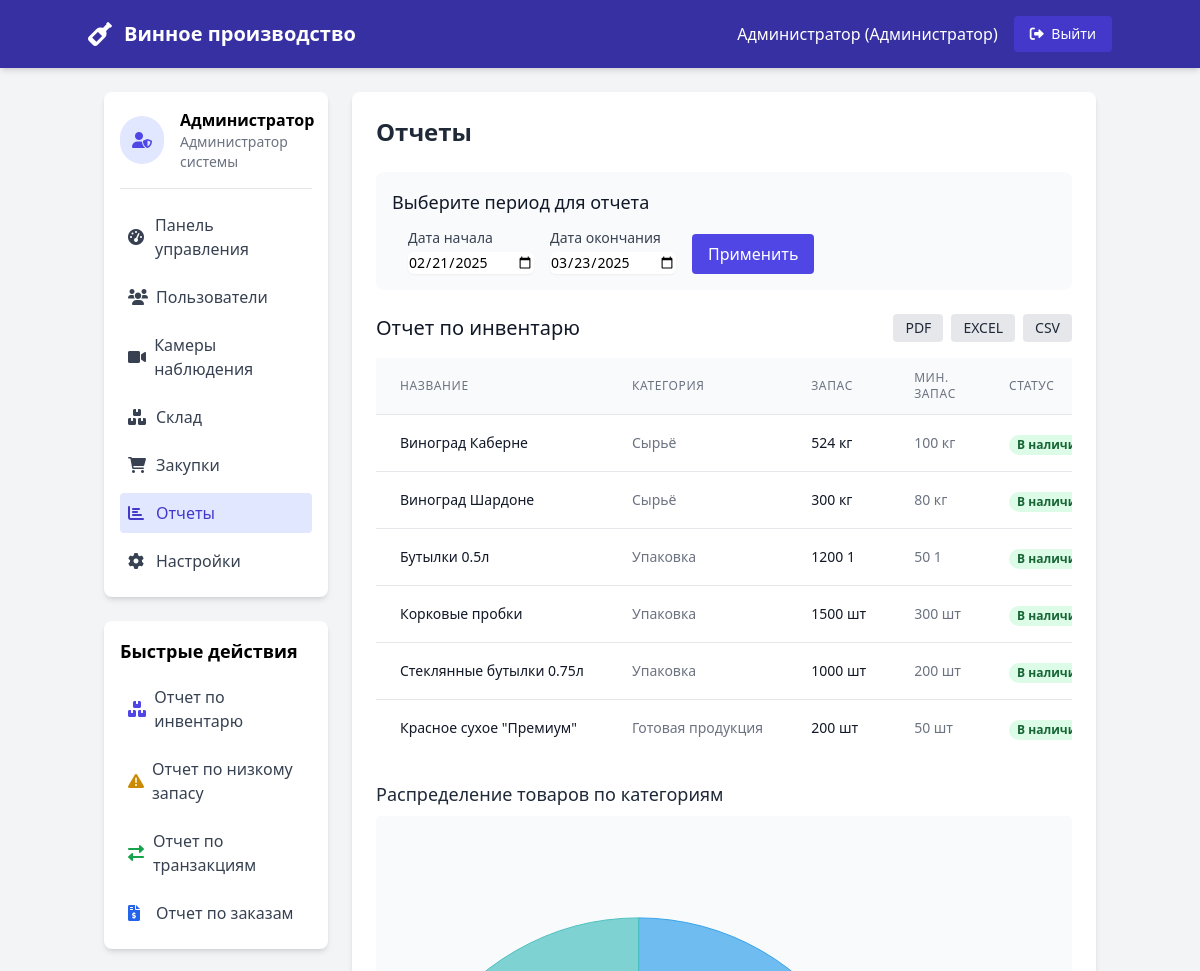
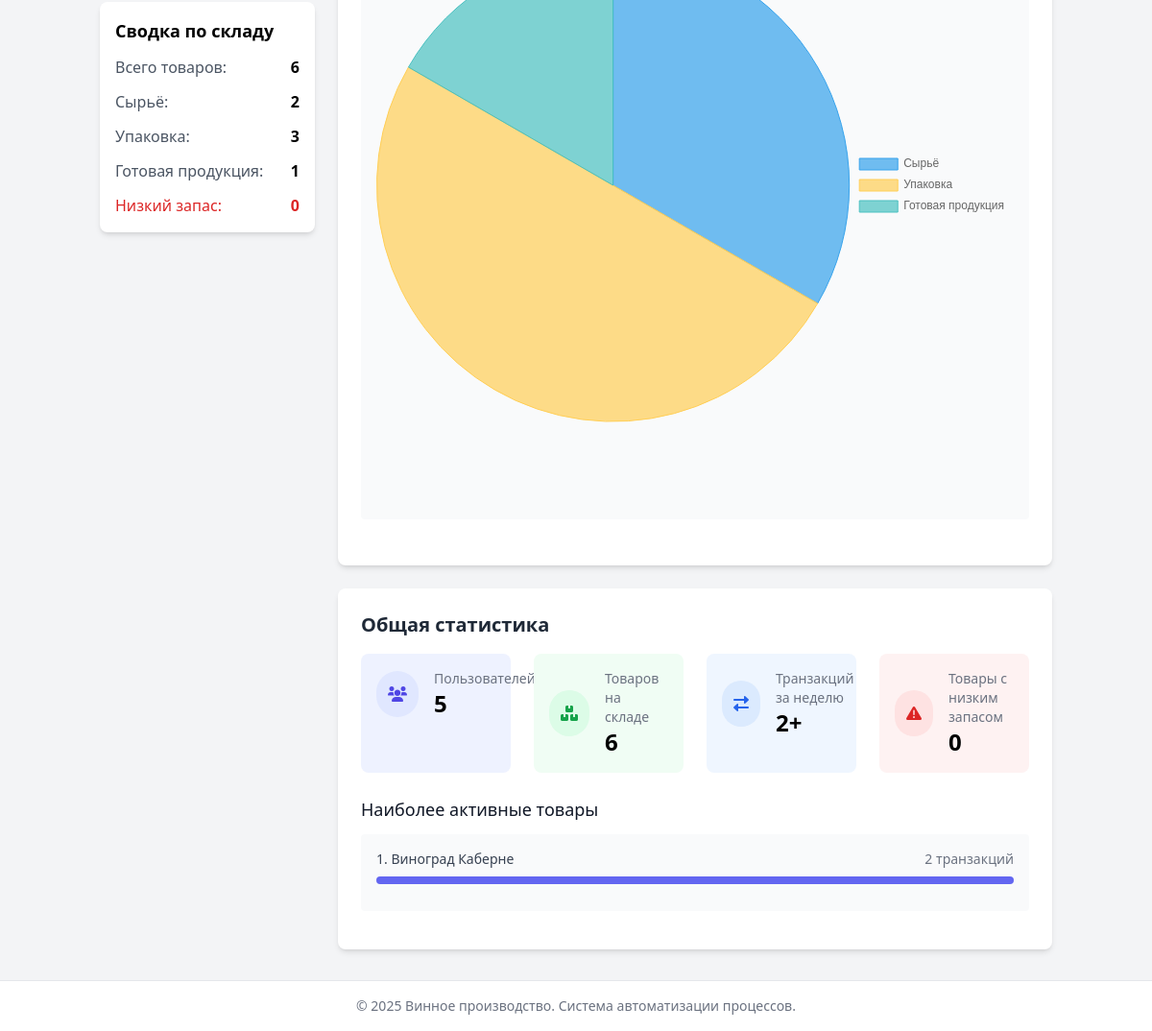
The app's page /views/admin/reports.php?report=inventory (signed in) with its own data (2 pictures, top to bottom).
### tables this page shows
CREATE TABLE `users` (
  `id` int(11) NOT NULL,
  `username` varchar(50) NOT NULL,
  `password` varchar(255) NOT NULL,
  `role` enum('admin','warehouse','purchasing','supplier') NOT NULL,
  `name` varchar(100) NOT NULL,
  `email` varchar(100) NOT NULL,
  `created_at` timestamp NOT NULL DEFAULT current_timestamp()
);

CREATE TABLE `products` (
  `id` int(11) NOT NULL,
  `name` varchar(100) NOT NULL,
  `category` enum('raw_material','packaging','finished_product') NOT NULL,
  `quantity` int(11) NOT NULL DEFAULT 0,
  `unit` varchar(20) NOT NULL,
  `min_stock` int(11) NOT NULL DEFAULT 10,
  `description` text DEFAULT NULL,
  `created_at` timestamp NOT NULL DEFAULT current_timestamp(),
  `updated_at` timestamp NOT NULL DEFAULT current_timestamp() ON UPDATE current_timestamp()
);

### views/admin/reports.php (the view, shortened to what the rows shown need)
<?php
require_once '../../controllers/AuthController.php';
require_once '../../controllers/WarehouseController.php';
$authController = new AuthController();
$warehouseController = new WarehouseController();
$purchasingController = new PurchasingController();
$currentUser = $authController->getCurrentUser();
$topMovingItems = $warehouseController->getTopMovingItems(5);
$ordersByMonth = $purchasingController->getOrderCountByMonth(6);
$reportType = isset($_GET['report']) ? $_GET['report'] : '';
$reportData = [];
if ($reportType) {
    switch ($reportType) {
        case 'inventory':
            $reportData = $warehouseController->getInventorySummary();
            break;
    }
}
?>
<!DOCTYPE html>
<html lang="ru">
<head>
    <script src="https://cdn.tailwindcss.com"></script>
    <link rel="stylesheet" href="https://cdnjs.cloudflare.com/ajax/libs/font-awesome/6.0.0-beta3/css/all.min.css">
</head>
<body class="bg-gray-100 min-h-screen">
    <nav class="bg-indigo-800 text-white p-4 shadow-md">
        <div class="container mx-auto flex justify-between items-center">
            <div class="flex items-center">
                <h1 class="text-xl font-bold">Винное производство</h1>
            </div>
            <div class="flex items-center space-x-4">
                <span><?php echo htmlspecialchars($currentUser['name']); ?> (Администратор)</span>
                <a href="../../controllers/logout.php" class="bg-indigo-700 hover:bg-indigo-600 py-2 px-4 rounded text-sm">
                    <i class="fas fa-sign-out-alt mr-1"></i> Выйти
                </a>
            </div>
        </div>
    </nav>
    <div class="container mx-auto flex flex-wrap mt-6 px-4">
        <aside class="w-full md:w-1/4 pr-0 md:pr-6">
            <div class="bg-white rounded-lg shadow-md p-4 mb-6">
                <div class="flex items-center mb-4 pb-4 border-b border-gray-200">
                    <div>
                        <p class="font-semibold"><?php echo htmlspecialchars($currentUser['name']); ?></p>
                        <p class="text-sm text-gray-500">Администратор системы</p>
                    </div>
                </div>
            </div>
        </aside>
        <main class="w-full md:w-3/4">
            <div class="bg-white rounded-lg shadow-md p-6 mb-6">
                <h2 class="text-2xl font-semibold text-gray-800 mb-6">Отчеты</h2>
                <?php if ($reportType): ?>
                <div class="mb-6">
                    <?php if ($reportType === 'inventory'): ?>
                    <div class="overflow-x-auto">
                        <table class="min-w-full divide-y divide-gray-200">
                            <thead class="bg-gray-50">
                                <tr>
                                    <th scope="col" class="px-6 py-3 text-left text-xs font-medium text-gray-500 uppercase tracking-wider">
                                        Название
                                    </th>
                                    <th scope="col" class="px-6 py-3 text-left text-xs font-medium text-gray-500 uppercase tracking-wider">
                                        Категория
                                    </th>
                                    <th scope="col" class="px-6 py-3 text-left text-xs font-medium text-gray-500 uppercase tracking-wider">
                                        Запас
                                    </th>
                                    <th scope="col" class="px-6 py-3 text-left text-xs font-medium text-gray-500 uppercase tracking-wider">
                                        Мин. запас
                                    </th>
                                    <th scope="col" class="px-6 py-3 text-left text-xs font-medium text-gray-500 uppercase tracking-wider">
                                        Статус
                                    </th>
                                </tr>
                            </thead>
                            <tbody class="bg-white divide-y divide-gray-200">
                                <?php foreach ($reportData as $item): ?>
                                <tr>
                                    <td class="px-6 py-4 whitespace-nowrap text-sm font-medium text-gray-900">
                                        <?php echo htmlspecialchars($item['name']); ?>
                                    </td>
                                    <td class="px-6 py-4 whitespace-nowrap text-sm text-gray-500">
                                        <?php
                                        $categories = [
                                            'raw_material' => 'Сырьё',
                                            'packaging' => 'Упаковка',
                                            'finished_product' => 'Готовая продукция'
                                        ];
                                        echo $categories[$item['category']] ?? $item['category'];
                                        ?>
                                    </td>
                                    <td class="px-6 py-4 whitespace-nowrap text-sm text-gray-900">
                                        <?php echo $item['quantity'] . ' ' . $item['unit']; ?>
                                    </td>
                                    <td class="px-6 py-4 whitespace-nowrap text-sm text-gray-500">
                                        <?php echo $item['min_stock'] . ' ' . $item['unit']; ?>
                                    </td>
                                    <td class="px-6 py-4 whitespace-nowrap">
                                        <?php if ($item['quantity'] <= $item['min_stock']): ?>
                                        <span class="px-2 inline-flex text-xs leading-5 font-semibold rounded-full bg-red-100 text-red-800">
                                            Низкий запас
                                        </span>
                                        <?php else: ?>
                                        <span class="px-2 inline-flex text-xs leading-5 font-semibold rounded-full bg-green-100 text-green-800">
                                            В наличии
                                        </span>
                                        <?php endif; ?>
                                    </td>
                                </tr>
                                <?php endforeach; ?>
                            </tbody>
                        </table>
                    </div>
                    <?php endif; ?>
                </div>
                <?php endif; ?>
            </div>
            <div class="bg-white rounded-lg shadow-md p-6">
                <h2 class="text-xl font-semibold text-gray-800 mb-4">Общая статистика</h2>
                <div class="mb-4">
                    <div class="bg-gray-50 p-4 rounded">
                        <?php if (!empty($topMovingItems)): ?>
                            <?php foreach ($topMovingItems as $index => $item): ?>
                                <div class="mb-3">
                                    <div class="flex justify-between items-center mb-1">
                                        <span class="text-sm font-medium text-gray-700">
                                            <?php echo ($index + 1) . '. ' . htmlspecialchars($item['name']); ?>
                                        </span>
                                        <span class="text-sm text-gray-500">
                                            <?php echo $item['transaction_count']; ?> транзакций
                                        </span>
                                    </div>
                                    <div class="relative pt-1">
                                        <div class="overflow-hidden h-2 mb-1 text-xs flex rounded bg-gray-200">
                                            <div style="width:<?php echo min(100, ($item['transaction_count'] / $topMovingItems[0]['transaction_count']) * 100); ?>%"
                                                class="shadow-none flex flex-col text-center whitespace-nowrap text-white justify-center bg-indigo-500">
                                            </div>
                                        </div>
                                    </div>
                                </div>
                            <?php endforeach; ?>
                        <?php else: ?>
                            <p class="text-gray-500 text-center py-2">Недостаточно данных</p>
                        <?php endif; ?>
                    </div>
                </div>
            </div>
        </main>
    </div>
    <script>
        <?php if ($reportType === 'inventory'): ?>
        // График распределения товаров по категориям
        var categoriesData = {};
        <?php
        $categoryData = [];
        foreach ($reportData as $item) {
            $categoryName = [
                'raw_material' => 'Сырьё',
                'packaging' => 'Упаковка',
                'finished_product' => 'Готовая продукция'
            ][$item['category']] ?? $item['category'];
            if (!isset($categoryData[$categoryName])) {
                $categoryData[$categoryName] = 0;
            }
            $categoryData[$categoryName]++;
        }
        ?>
        var ctxCategories = document.getElementById('categoriesChart').getContext('2d');
        var categoriesChart = new Chart(ctxCategories, {
            type: 'pie',
            data: {
                labels: [<?php echo "'" . implode("', '", array_keys($categoryData)) . "'"; ?>],
                datasets: [{
                    data: [<?php echo implode(", ", array_values($categoryData)); ?>],
                    backgroundColor: [
                        'rgba(54, 162, 235, 0.7)',
                        'rgba(255, 206, 86, 0.7)',
                        'rgba(75, 192, 192, 0.7)'
                    ],
                    borderColor: [
                        'rgba(54, 162, 235, 1)',
                        'rgba(255, 206, 86, 1)',
                        'rgba(75, 192, 192, 1)'
                    ],
                    borderWidth: 1
                }]
            },
            options: {
                responsive: true,
                plugins: {
                    legend: {
                        position: 'right'
                    }
                }
            }
        });
        <?php endif; ?>
        <?php if ($reportType === 'orders'): ?>
        // График заказов по месяцам
        var ctxOrders = document.getElementById('ordersChart').getContext('2d');
        var ordersChart = new Chart(ctxOrders, {
            type: 'line',
            data: {
                labels: <?php echo json_encode(array_column($ordersByMonth, 'month_name')); ?>,
                datasets: [{
                    label: 'Количество заказов',
                    data: <?php echo json_encode(array_column($ordersByMonth, 'count')); ?>,
                    backgroundColor: 'rgba(79, 70, 229, 0.2)',
                    borderColor: 'rgba(79, 70, 229, 1)',
                    borderWidth: 2,
                    tension: 0.3
                }]
            },
            options: {
                responsive: true,
                maintainAspectRatio: false,
                scales: {
                    y: {
                        beginAtZero: true,
                        ticks: {
                            precision: 0
                        }
                    }
                },
                plugins: {
                    legend: {
                        display: false
                    }
                }
            }
        });
        <?php endif; ?>
    </script>
</body>
</html>

### records on screen
users: name "Администратор"
products: name "Виноград Каберне", category "Сырьё", quantity "524", unit "кг", min_stock "100", shows "В…", transaction_count "2"
products: name "Виноград Шардоне", category "Сырьё", quantity "300", unit "кг", min_stock "80", shows "В…"
products: name "Бутылки 0.5л", category "Упаковка", quantity "1200", unit "1", min_stock "50", shows "В…"
products: name "Корковые пробки", category "Упаковка", quantity "1500", unit "шт", min_stock "300", shows "В…"
products: name "Стеклянные бутылки 0.75л", category "Упаковка", quantity "1000", unit "шт", min_stock "200", shows "В…"
products: name "Красное сухое \"Премиум\"", category "Готовая продукция", quantity "200", unit "шт", min_stock "50", shows "В…"

### other values on screen
$inventoryStats['total_products'] "6"
$inventoryStats['raw_material_count'] "2"
$inventoryStats['packaging_count'] "3"
$inventoryStats['finished_product_count'] "1"
$inventoryStats['low_stock_count'] "0"
$reportTitle "Отчет по инвентарю"
$format "PDF"
$format "EXCEL"
$format "CSV"
$userStats['total_users'] "5"
count((array)$recentTransactions) "2"
count($lowStockItems) "0"
chart data {{ implode("', '", array_keys($categoryData)) }} Сырьё', 'Упаковка', 'Готовая продукция
chart data {{ implode(", ", array_values($categoryData)) }} 2, 3, 1
